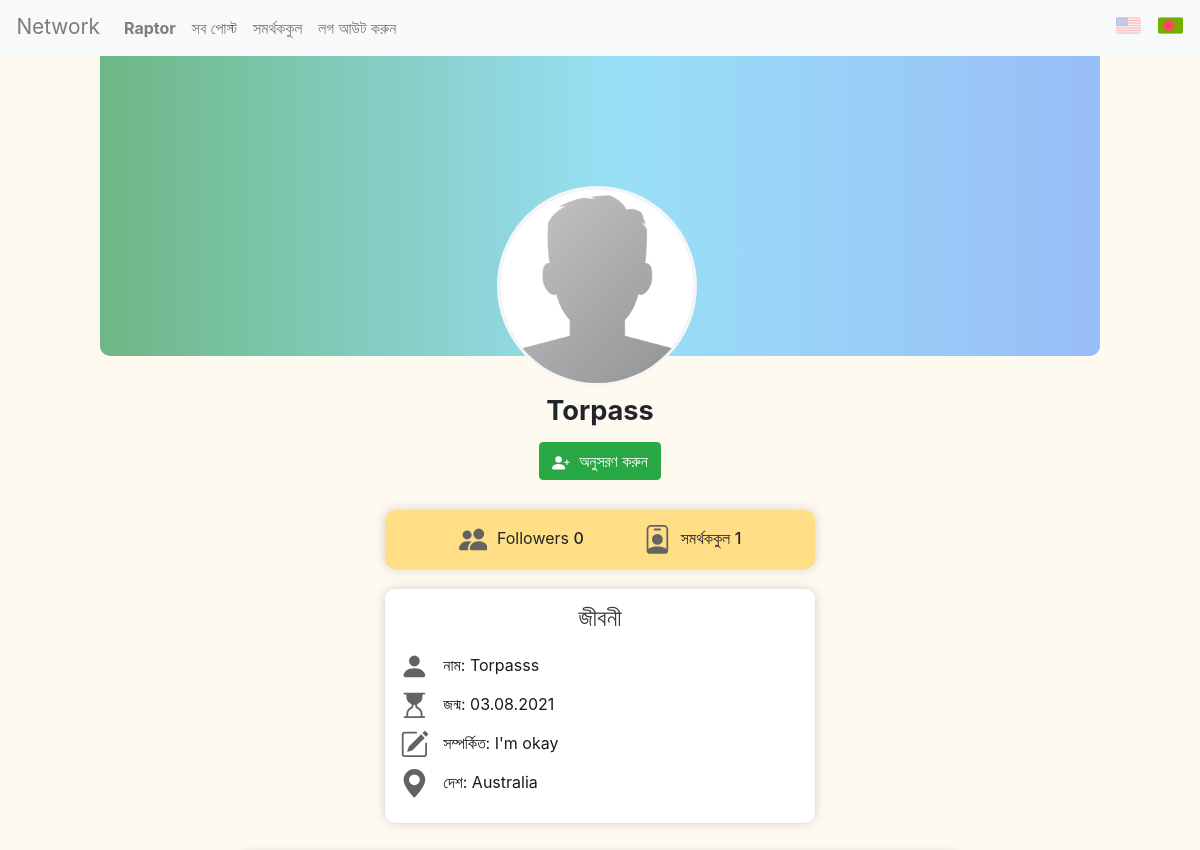
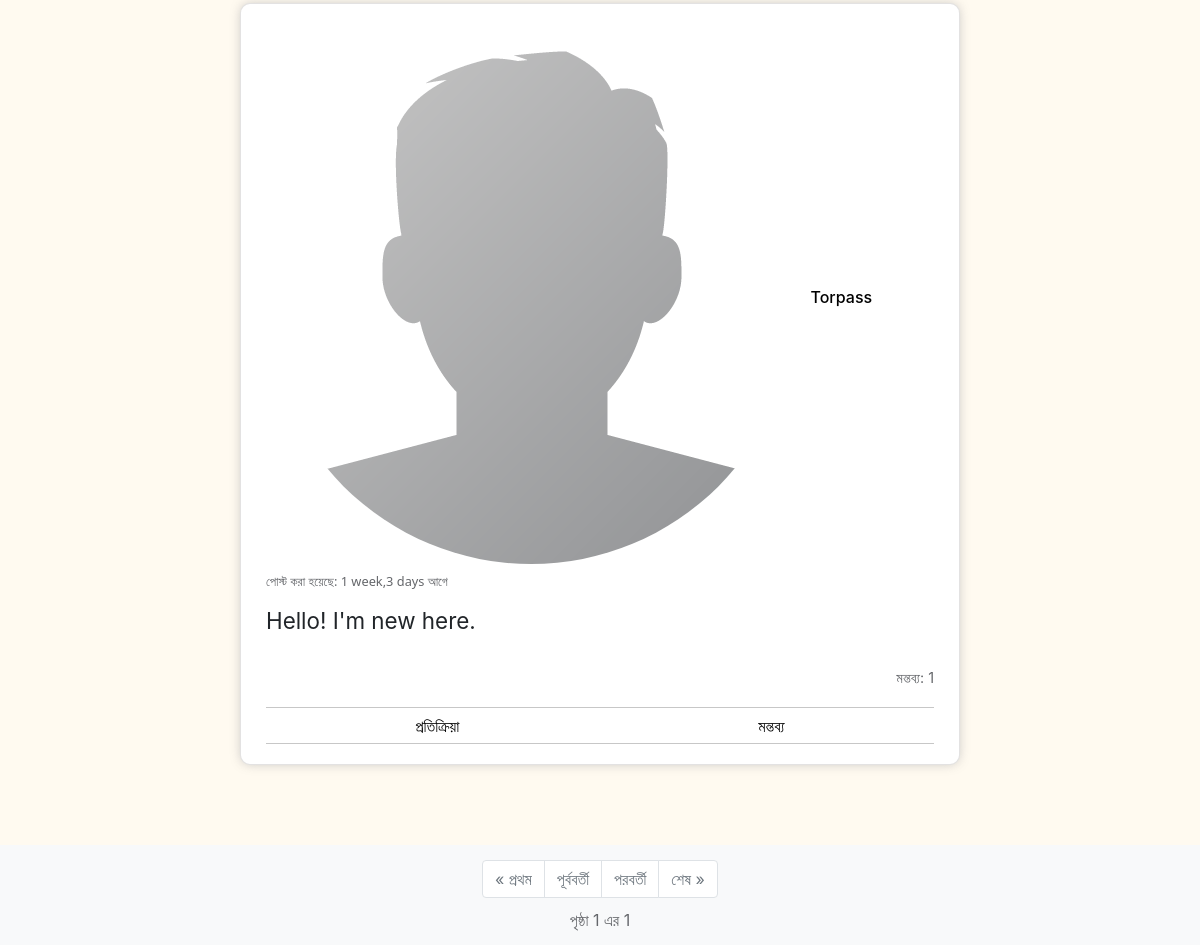
The page /profile/2 (signed in) on the database its author committed (2 pictures, top to bottom).
### network/models.py (models this page shows, shortened)
class User(AbstractUser):
    pass

class Profile(models.Model):
    user = models.OneToOneField(User, on_delete=models.CASCADE, related_name="profile")
    name = models.CharField(max_length=120, blank=True, null=True)
    dob = models.DateField(blank=True, null=True)
    country = CountryField(blank= True, null=True)
    img = models.ImageField(default="pro_pics/default.png", upload_to="pro_pics")
    about = models.TextField(blank=True, null=True)

class UpPost(models.Model):
    user = models.ForeignKey(User, on_delete=models.CASCADE, verbose_name="posted by", related_name="posts")
    content = models.TextField(blank=False)
    date = models.DateTimeField(auto_now_add=True, null=False, blank=True, verbose_name="posted on")
    class Meta:
        verbose_name="post"
        verbose_name_plural = "posts"

### network/views.py (the view)
# urls.py: path("profile/<int:id>", views.profile, name="profile"),
@login_required
def profile(request, id):
    data = User.objects.get(pk=id)
    posts = data.posts.order_by("-date").all()
    followingId = Follow.objects.filter(user=id).values_list('followed',flat=True)
    followersId = Follow.objects.filter(followed=id).values_list('id',flat=True)
    followingUser = User.objects.filter(id__in = followingId)
    followersUser = User.objects.filter(id__in = followersId)
    paginator = Paginator(posts, 10)
    page_num = request.GET.get('page')
    page_obj = paginator.get_page(page_num)
    return render(request, "network/profile.html", {"data": data, "following": followingUser, "followerss": followersUser, "page_obj": page_obj, "comment":ProcComment(auto_id=False)})

### network/templates/network/profile.html (shortened to what this page needs)
{% extends "network/layout.html" %}
{% load static %}
{% load i18n %}
{% block body %}
    <div class="profile">
        <div class="profile-picture">
            <img src="{{ data.profile.img.url }}" alt="{{ data.username }}" class="round-pic">
        </div>
        <div class="profile-username">
            {{ data.username }}
        </div>
        <div class="profile-buttons">
            {% if user.id != data.id %}
                <form action="{% url 'toggle_follow' id=data.id %}" method="POST">
                {% if user in followerss %}
                        <button type="submit" class="btn btn-danger unfollow">
                            <svg viewBox="0 0 16 16" class="bi bi-person-x-fill" fill="currentColor" xmlns="http://www.w3.org/2000/svg">
                                <path fill-rule="evenodd" d="M1 14s-1 0-1-1 1-4 6-4 6 3 6 4-1 1-1 1H1zm5-6a3 3 0 1 0 0-6 3 3 0 0 0 0 6zm6.146-2.854a.5.5 0 0 1 .708 0L14 6.293l1.146-1.147a.5.5 0 0 1 .708.708L14.707 7l1.147 1.146a.5.5 0 0 1-.708.708L14 7.707l-1.146 1.147a.5.5 0 0 1-.708-.708L13.293 7l-1.147-1.146a.5.5 0 0 1 0-.708z"/>
                            </svg>
                            {% trans "Unfollow" %}
                        </button>
                {% else %}
                        <button type="submit" class="btn btn-success follow">
                            {% trans "Follow" %}
                        </button>
                {% endif %}
                </form>
            {% endif %}
        </div>
        <div class="profile-following info-card">
            <div class="followers">
                <span class="follow-text">
                    {% trans "Followers" %} <span class="follow-count">{{ followerss.count }}
                </span>
            </div>
            <div class="following">
                <span class="follow-text">
                    {% trans "Following" %} <span class="follow-count">{{ following.count }}
                </span>
            </div>
        </div>
        <div class="bio info-card">
            <h4>{% trans "BIO" %}</h4>
            <div class="profile-name">
                <svg viewBox="0 0 16 16" class="bi bi-person-fill profile-icon" fill="currentColor" xmlns="http://www.w3.org/2000/svg">
                    <path fill-rule="evenodd" d="M3 14s-1 0-1-1 1-4 6-4 6 3 6 4-1 1-1 1H3zm5-6a3 3 0 1 0 0-6 3 3 0 0 0 0 6z"/>
                </svg>
                <span>
                    {% trans "Name:" %}
                    {% if data.profile.about == "" or data.profile.about is None %}
                        ---
                    {% else %}
                        {{ data.profile.name }}
                    {% endif %}
                </span>
            </div>
            <div class="profile-birth">
                <span>
                    {% trans "Birth:" %}
                    {% if data.profile.about == "" or data.profile.about is None %}
                        ---
                    {% else %}
                        {{ data.profile.dob | date:"d.m.Y" }}
                    {% endif %}
                </span>
            </div>
            <div class="profile-about">
                <span>
                    {% trans "About:" %}
                    {% if data.profile.about == "" or data.profile.about is None %}
                        ---
                    {% else %}
                        {{ data.profile.about }}
                    {% endif %}
                </span>
            </div>
            <div class="profile-country">
                <svg viewBox="0 0 16 16" class="bi bi-geo-alt-fill profile-icon" fill="currentColor" xmlns="http://www.w3.org/2000/svg">
                    <path fill-rule="evenodd" d="M8 16s6-5.686 6-10A6 6 0 0 0 2 6c0 4.314 6 10 6 10zm0-7a3 3 0 1 0 0-6 3 3 0 0 0 0 6z"/>
                </svg>
                <span>
                    {% trans "Country:" %}
                    {% if data.profile.country == ""  or data.profile.about is None %}
                        ---
                        {% else %}
                        {{ data.profile.country.name }}
                    {% endif %}
                </span>
            </div>
        </div>
    </div>
    {% for post in page_obj.object_list%}
        {% include "network/posts.html"%}
    {% empty %}
        <div class="empty-post">
            {% trans "No posts here." %}
        </div>
    {% endfor %}
        {% include "network/paginator.html"%}
{% endblock %}

### network/templates/network/layout.html (shortened to what this page needs)
{% load static %}
{% load i18n %}
<!DOCTYPE html>
<html lang="en">
    <head>
        <link rel="stylesheet" href="https://stackpath.bootstrapcdn.com/bootstrap/4.4.1/css/bootstrap.min.css">
        <link href="{% static 'network/styles.css' %}" rel="stylesheet">
        <link href="https://emoji-css.afeld.me/emoji.css" rel="stylesheet">
        <link rel="stylesheet" type="text/css" href="https://npmcdn.com/flatpickr/dist/themes/dark.css">
    </head>
    <body>
        <nav class="nav-grid bg-light">
            <a class="network-link" href="{% url 'index' %}">Network</a>
            <nav class="navbar navbar-expand-md navbar-light">
                <div class="collapse navbar-collapse" id="navbarNav">
                    <ul class="navbar-nav mr-auto">
                        {% if user.is_authenticated %}
                            <li class="nav-item">
                                <a class="nav-link" href="{% url 'profile' id=user.id %}"><strong>{{ user.username }}</strong></a>
                            </li>
                        {% endif %}
                        <li class="nav-item">
                            <a class="nav-link" href="{% url 'index' %}">{% trans "All Posts" %}</a>
                        </li>
                        {% if user.is_authenticated %}
                            <li class="nav-item">
                                <a class="nav-link" href="{% url 'follow' %}">{% trans "Following" %}</a>
                            </li>
                            <li class="nav-item">
                                <a class="nav-link" href="{% url 'logout' %}">{% trans "Log Out" %}</a>
                            </li>
                        {% endif %}
                    </ul>
                </div>
            </nav>
            <div class="choose-lang">
                {% get_current_language as LANGUAGE_CODE %}
                {% get_language_info_list for LANGUAGE as language %}
                <form action="{% url 'set_language' %}" method="POST" style="display:inline!important;">
                    <button class="lang-button {% if LANGUAGE_CODE == "bn" %} grey-out {% endif %}" name="language", type="submit" value="en">
                        <img src="{% static 'network/flag_images/united-states.png' %}" alt="USA" width="25", height="25">
                    </button>
                    <button class="lang-button {% if LANGUAGE_CODE != "bn" %} grey-out {% endif %}" name="language", type="submit" value="bn">
                        <img src="{% static 'network/flag_images/bangladesh.png' %}" alt="BD" width="25", height="25">
                    </button>
                </form>
            </div>
        </nav>
        <div class="body">
            {% block body %}
            {% endblock %}
        </div>
    </body>
</html>

### network/templates/network/posts.html (shortened to what this page needs)
{% load react_type %}
{% load i18n %}
<div class="post-comment-element">
    <div class="post" id='post_{{ post.id }}'>
        <div class="post-user">
            <img class="round-pic post-pro-pic" src="{{ post.user.profile.img.url }}" title={{ post.user }} alt="profile picture">
            <a href="{% url 'profile' id=post.user.id %}">{{ post.user }}</a>
        </div>
        <div class="post-date">
            {% trans "Posted: " %} {{post.date|timesince}} {% trans "ago" %}
        </div>
        <div class="content post-content short">
            {{ post.content }}
        </div>
        <div class="react-data">
            <ul class="emoji-list">
            </ul>
        </div>
        <div class="comment-data">
            <span class="comment-count">{% trans "Comments: " %} {{post.comments.all.count}}</span>
        </div>
        {% if user.is_authenticated %}
        <div class="react-com-con">
            <div class="react-panel">
                <button class="react-button" name="react">{% trans "React" %}</button>
            </div>
            <button class="comment-button" data-toggle="collapse" data-target="#post_{{ post.id }} ~ .comment-section" aria-expanded="false" aria-controls="comment-section">{% trans "Comments" %}</button>
        </div>
        {% endif %}
    </div>
</div>

### network/templates/network/comments.html (shortened to what this page needs)
{% load i18n %}
{% load react_type %}

### network/templates/network/paginator.html
{% load i18n %}
<nav class="page-nav bg-light" aria-label="Page navigation">
    <ul class="pagination justify-content-center">
        {% if page_obj.has_previous %}
            <li class="page-item">
                <a class="page-link" href="?page=1">&laquo; {% trans "First" %}</a>
            </li>
            <li class="page-item">
                <a class="page-link" href="?page={{ page_obj.previous_page_num }}">{% trans "Previous" %}</a>
            </li>
        {% else %}
            <li class="page-item disabled">
                <a class="page-link" href="?page=1">&laquo; {% trans "First" %}</a>
            </li>
            <li class="page-item disabled">
                <a class="page-link" href="?page=1">{% trans "Previous" %}</a>
            </li>
        {% endif %}
        {% if page_obj.has_next %}
            <li class="page-item ">
                <a class="page-link" href="?page={{ page_obj.next_page_num }}">{% trans "Next" %}</a>
            </li>
            <li class="page-item">
                <a class="page-link" href="?page={{ page_obj.paginator.num_pages }}">{% trans "Last" %} &raquo;</a>
            </li>
        {% else %}
            <li class="page-item disabled">
                <a class="page-link" href="?page={{ page_obj.paginator.num_pages }}">{% trans "Next" %}</a>
            </li>
            <li class="page-item disabled">
                <a class="page-link" href="?page={{ page_obj.paginator.num_pages }}">{% trans "Last" %} &raquo;</a>
            </li>
        {% endif %}
    </ul>
    <div class="current-page">
        {% trans "Page" %} {{ page_obj.number }} {% trans "of" %} {{ page_obj.paginator.num_pages }}
    </div>
</nav>

### rows shown on the page
User: username "Raptor"
User: profile.img (placeholder picture), username "Torpass", profile.name "Torpasss", profile.dob "03.08.2021", profile.about "I'm okay", profile.country.name "Australia"
UpPost: user.profile.img (placeholder picture), user "Torpass", date "1 week,3 days", content "Hello! I'm new here.", comments.all.count "1"

### other values the page prints
{{ followerss.count }} "0"
{{ following.count }} "1"
{{ page_obj.number }} "1"
{{ page_obj.paginator.num_pages }} "1"
